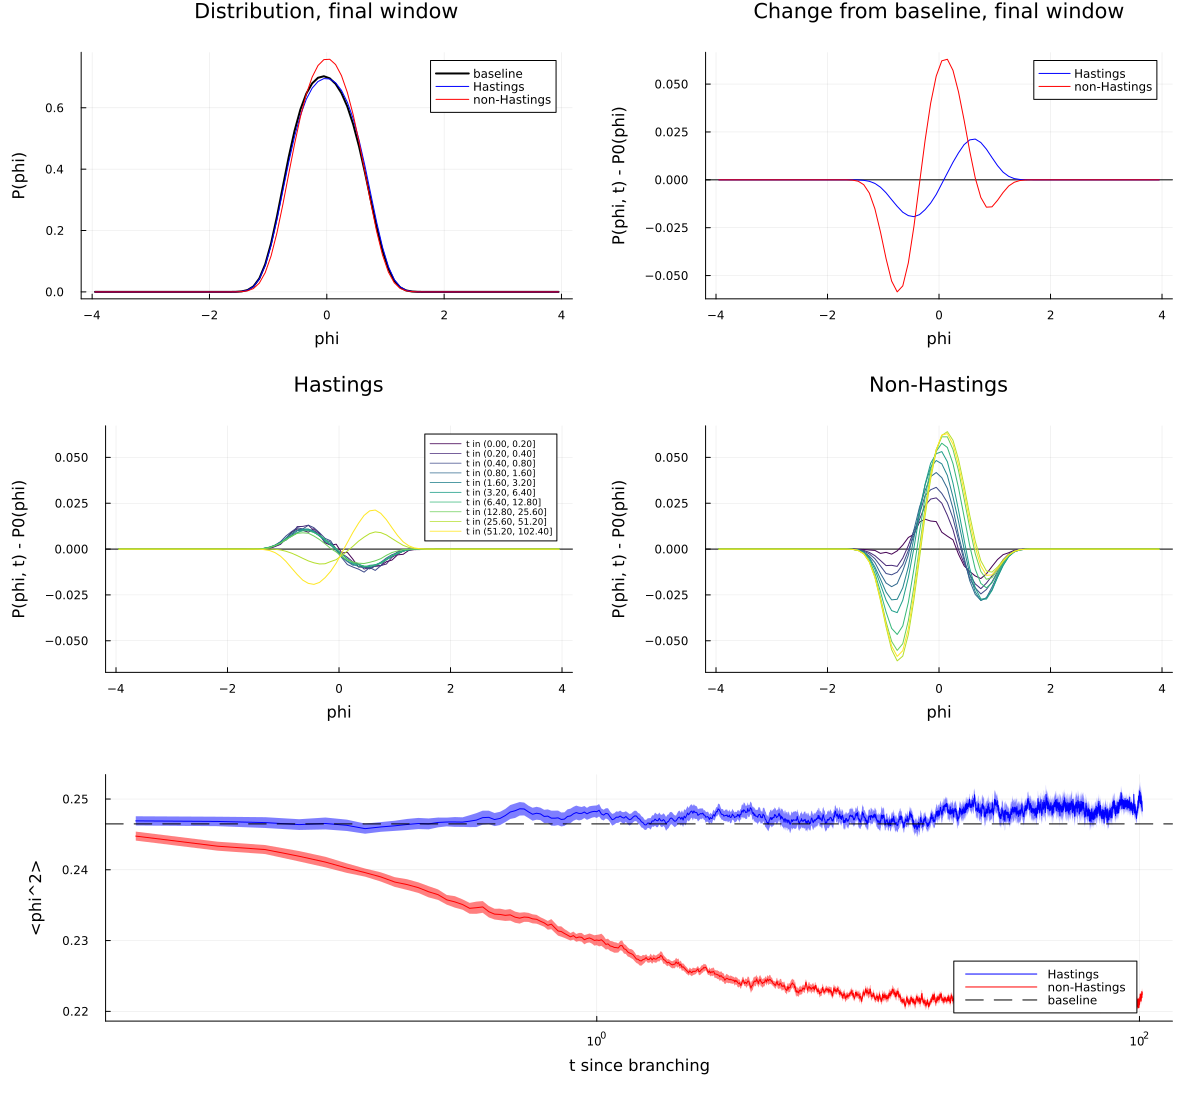

Recreate this plot in Julia.
# PhiDistributionCompare.jl
#
# Compares how P(phi, t) changes under the Hastings and non-Hastings updates
# when both start from the same ensemble.
#
# Protocol, for each independent replica:
#   1. Thermalize with ModelA_update_hastings.
#   2. Keep running that chain to measure the baseline P0(phi).
#   3. From that same configuration, run two branches, one with
#      ModelA_update_hastings and one with ModelA_update, accumulating P(phi)
#      in logarithmically spaced time windows.
#
#
# Run with: julia --threads=auto PhiDistributionCompare.jl

using Plots
using Printf
using Random
using Statistics

include(joinpath(@__DIR__, "..", "src", "ModelA.jl"))

stderr_of(values) = std(values) / sqrt(length(values))

function add_to_histogram!(counts::AbstractVector{Float64}, phi::Array{Float64,3},
                           phi_min::Float64, bin_width::Float64)
    n_bins = length(counts)
    for value in phi
        bin = floor(Int, (value - phi_min) / bin_width) + 1
        if 1 <= bin <= n_bins
            counts[bin] += 1
        end
    end
    return counts
end

function evolve_branch(update, phi_start::Array{Float64,3}, h::Float64, dt::Float64,
                       L::Int, m2::Float64, window_edges::Vector{Int},
                       phi_min::Float64, bin_width::Float64, n_bins::Int)

    n_windows = length(window_edges) - 1
    n_evolve  = window_edges[end]

    phi        = copy(phi_start)
    histograms = zeros(Float64, n_bins, n_windows)
    phi2_t     = zeros(Float64, n_evolve)
    window     = 1

    for step in 1:n_evolve
        phi = update(phi, h, dt, L, m2)
        phi2_t[step] = mean(abs2, phi)

        while step > window_edges[window + 1]
            window += 1
        end
        add_to_histogram!(view(histograms, :, window), phi, phi_min, bin_width)
    end

    return (histograms = histograms, phi2_t = phi2_t)
end

function run_replica(seed::Int, L::Int, m2::Float64, h::Float64, dt::Float64,
                     n_therm::Int, n_baseline::Int, window_edges::Vector{Int},
                     phi_min::Float64, bin_width::Float64, n_bins::Int)

    Random.seed!(seed)

    phi = zeros(Float64, L, L, L)

    # 1. Thermalize with the Hastings update.
    phi2_therm = zeros(Float64, n_therm)
    for step in 1:n_therm
        phi = ModelA_update_hastings(phi, h, dt, L, m2)
        phi2_therm[step] = mean(abs2, phi)
    end

    # 2. Measure the baseline distribution with the same chain.
    baseline  = zeros(Float64, n_bins)
    phi2_base = 0.0
    for step in 1:n_baseline
        phi = ModelA_update_hastings(phi, h, dt, L, m2)
        add_to_histogram!(baseline, phi, phi_min, bin_width)
        phi2_base += mean(abs2, phi)
    end
    phi2_base /= n_baseline

    # 3. Branch from the same configuration.
    hastings = evolve_branch(ModelA_update_hastings, phi, h, dt, L, m2,
                             window_edges, phi_min, bin_width, n_bins)
    plain    = evolve_branch(ModelA_update, phi, h, dt, L, m2,
                             window_edges, phi_min, bin_width, n_bins)

    return (phi2_therm = phi2_therm, baseline = baseline, phi2_base = phi2_base,
            hastings = hastings, plain = plain)
end

# Normalizes each column of window counts to a probability density.
function normalize_windows(window_counts::Matrix{Float64}, bin_width::Float64)
    P = similar(window_counts)
    for w in 1:size(window_counts, 2)
        P[:, w] = window_counts[:, w] ./ (sum(window_counts[:, w]) * bin_width)
    end
    return P
end

function main()
    # Model parameters
    L  = 32
    m2 = -2.29
    h  = 0.0
    dt = 0.02

    # Run lengths, in calls to the update (time = steps * dt)
    n_replicas = 16
    n_therm    = 5000
    n_baseline = 4000
    window_edges = [0, 10, 20, 40, 80, 160, 320, 640, 1280, 2560, 5120]

    # Histogram range
    phi_min   = -4.0
    phi_max   =  4.0
    bin_width =  0.1

    n_bins    = round(Int, (phi_max - phi_min) / bin_width)
    n_windows = length(window_edges) - 1
    n_evolve  = window_edges[end]
    centers   = [phi_min + (b - 0.5) * bin_width for b in 1:n_bins]

    results = Vector{Any}(undef, n_replicas)
    Threads.@threads for r in 1:n_replicas
        results[r] = run_replica(2000 + r, L, m2, h, dt, n_therm, n_baseline,
                                 window_edges, phi_min, bin_width, n_bins)
    end

    # Thermalization check: compare the last two quarters of the preparation.
    q3 = (div(n_therm, 2) + 1):div(3 * n_therm, 4)
    q4 = (div(3 * n_therm, 4) + 1):n_therm
    phi2_q3 = [mean(res.phi2_therm[q3]) for res in results]
    phi2_q4 = [mean(res.phi2_therm[q4]) for res in results]
    @printf("Thermalization <phi^2>: third quarter %.5f +- %.5f, last quarter %.5f +- %.5f\n",
            mean(phi2_q3), stderr_of(phi2_q3), mean(phi2_q4), stderr_of(phi2_q4))

    # Combine replicas and normalize.
    baseline_counts = sum(res.baseline for res in results)
    expected_baseline = n_replicas * n_baseline * L^3
    @printf("Fraction of baseline samples outside the histogram range: %.3e\n",
            1 - sum(baseline_counts) / expected_baseline)

    P0 = baseline_counts ./ (sum(baseline_counts) * bin_width)
    P_hastings = normalize_windows(sum(res.hastings.histograms for res in results), bin_width)
    P_plain    = normalize_windows(sum(res.plain.histograms for res in results), bin_width)

    D_hastings = P_hastings .- P0
    D_plain    = P_plain .- P0

    # <phi^2> summaries. Differences are taken per replica before averaging.
    phi2_base_values = [res.phi2_base for res in results]
    phi2_base_mean   = mean(phi2_base_values)
    @printf("<phi^2> baseline:             %.5f +- %.5f\n",
            phi2_base_mean, stderr_of(phi2_base_values))

    late = (window_edges[end - 1] + 1):n_evolve
    late_hastings = [mean(res.hastings.phi2_t[late]) for res in results]
    late_plain    = [mean(res.plain.phi2_t[late]) for res in results]

    @printf("<phi^2> final window Hastings: %.5f +- %.5f\n",
            mean(late_hastings), stderr_of(late_hastings))
    @printf("<phi^2> final window plain:    %.5f +- %.5f\n",
            mean(late_plain), stderr_of(late_plain))

    diff_hastings = late_hastings .- phi2_base_values
    diff_plain    = late_plain .- phi2_base_values
    diff_branches = late_plain .- late_hastings
    @printf("Final - baseline, Hastings:   %+.5f +- %.5f\n",
            mean(diff_hastings), stderr_of(diff_hastings))
    @printf("Final - baseline, plain:      %+.5f +- %.5f\n",
            mean(diff_plain), stderr_of(diff_plain))
    @printf("Plain - Hastings, final:      %+.5f +- %.5f\n",
            mean(diff_branches), stderr_of(diff_branches))

    phi2_hastings_matrix = reduce(hcat, [res.hastings.phi2_t for res in results])
    phi2_plain_matrix    = reduce(hcat, [res.plain.phi2_t for res in results])
    phi2_hastings_mean   = vec(mean(phi2_hastings_matrix, dims = 2))
    phi2_plain_mean      = vec(mean(phi2_plain_matrix, dims = 2))
    phi2_hastings_err    = vec(std(phi2_hastings_matrix, dims = 2)) ./ sqrt(n_replicas)
    phi2_plain_err       = vec(std(phi2_plain_matrix, dims = 2)) ./ sqrt(n_replicas)
    times                = (1:n_evolve) .* dt

    # Plot
    colors = cgrad(:viridis, n_windows, categorical = true)
    labels = [@sprintf("t in (%.2f, %.2f]", window_edges[w] * dt, window_edges[w + 1] * dt)
              for w in 1:n_windows]

    # Same vertical scale on every difference panel.
    y_max   = 1.05 * maximum(abs, vcat(vec(D_hastings), vec(D_plain)))
    y_range = (-y_max, y_max)

    p1 = plot(centers, P0; color = :black, linewidth = 2, label = "baseline",
              xlabel = "phi", ylabel = "P(phi)", title = "Distribution, final window")
    plot!(p1, centers, P_hastings[:, end]; color = :blue, label = "Hastings")
    plot!(p1, centers, P_plain[:, end]; color = :red, label = "non-Hastings")

    p2 = plot(; xlabel = "phi", ylabel = "P(phi, t) - P0(phi)",
              title = "Change from baseline, final window")
    hline!(p2, [0.0]; color = :black, linewidth = 1, label = "")
    plot!(p2, centers, D_hastings[:, end]; color = :blue, label = "Hastings")
    plot!(p2, centers, D_plain[:, end]; color = :red, label = "non-Hastings")

    p3 = plot(; xlabel = "phi", ylabel = "P(phi, t) - P0(phi)", title = "Hastings",
              ylims = y_range, legendfontsize = 6)
    hline!(p3, [0.0]; color = :black, linewidth = 1, label = "")
    for w in 1:n_windows
        plot!(p3, centers, D_hastings[:, w]; color = colors[w], label = labels[w])
    end

    p4 = plot(; xlabel = "phi", ylabel = "P(phi, t) - P0(phi)", title = "Non-Hastings",
              ylims = y_range, legend = false)
    hline!(p4, [0.0]; color = :black, linewidth = 1)
    for w in 1:n_windows
        plot!(p4, centers, D_plain[:, w]; color = colors[w])
    end

    p5 = plot(times, phi2_hastings_mean; ribbon = phi2_hastings_err, color = :blue,
              xscale = :log10, xlabel = "t since branching", ylabel = "<phi^2>",
              label = "Hastings")
    plot!(p5, times, phi2_plain_mean; ribbon = phi2_plain_err, color = :red,
          label = "non-Hastings")
    hline!(p5, [phi2_base_mean]; color = :black, linestyle = :dash, label = "baseline")

    figure = plot(p1, p2, p3, p4, p5; layout = @layout([a b; c d; e]),
                  size = (1200, 1100), margin = 5Plots.mm)
    savefig(figure, "PhiDistributionCompare.png")

    return nothing
end

main()
